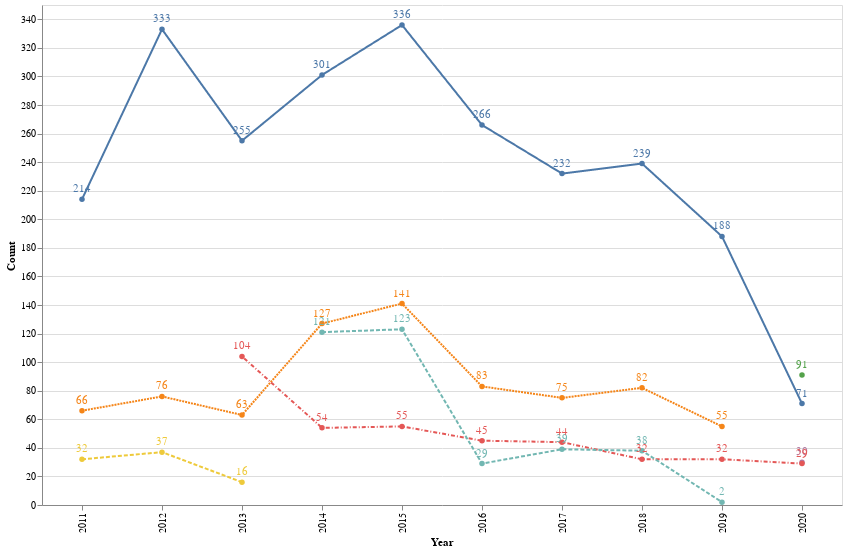

Notebook cell for this chart:
### Code cell
chart_field = alt.Chart(df_count_field).mark_line(point=True).encode(
    x='Year:O',
    y='Count',
    strokeDash=alt.StrokeDash('FieldAlias', legend=None),
    color=alt.Color('FieldAlias', sort=['Rhetoric/Composition', 'Generalist',
       'New Media and Digital Humanities', 'Community Colleges',
       'Humanities and Social Sciences Postdocs', 'TESOL/Applied Linguistics',
       'Communication and Media Studies']),
    tooltip=['Count'],
)

text = chart_field.mark_text(
    align='center',
    baseline='middle',
    dy=-10  # Nudges text to right so it doesn't appear on top of the bar
).encode(
    text='Count:Q'
)

# save(chart_field, '../assets/figures/rc-jobs-overall.svg')
# save(chart_field, '../assets/figures/rc-jobs-overall.png')

(chart_field+text).properties(height=500, width=800).interactive()

### Figure 1 — Vega-Lite specification as saved in the notebook (floating-point values rounded to 4 significant figures)
{"config": {"view": {"continuousWidth": 400, "continuousHeight": 300}}, "layer": [{"mark": {"type": "line", "point": true}, "encoding": {"color": {"type": "nominal", "field": "FieldAlias", "sort": ["Rhetoric/Composition", "Generalist", "New Media and Digital Humanities", "Community Colleges", "Humanities and Social Sciences Postdocs", "TESOL/Applied Linguistics", "Communication and Media Studies"]}, "strokeDash": {"type": "nominal", "field": "FieldAlias", "legend": null}, "tooltip": [{"type": "quantitative", "field": "Count"}], "x": {"type": "ordinal", "field": "Year"}, "y": {"type": "quantitative", "field": "Count"}}, "selection": {"selector003": {"type": "interval", "bind": "scales", "encodings": ["x", "y"]}}}, {"mark": {"type": "text", "align": "center", "baseline": "middle", "dy": -10}, "encoding": {"color": {"type": "nominal", "field": "FieldAlias", "sort": ["Rhetoric/Composition", "Generalist", "New Media and Digital Humanities", "Community Colleges", "Humanities and Social Sciences Postdocs", "TESOL/Applied Linguistics", "Communication and Media Studies"]}, "strokeDash": {"type": "nominal", "field": "FieldAlias", "legend": null}, "text": {"type": "quantitative", "field": "Count"}, "tooltip": [{"type": "quantitative", "field": "Count"}], "x": {"type": "ordinal", "field": "Year"}, "y": {"type": "quantitative", "field": "Count"}}}], "data": {"name": "data-976e8238d9f20605100ca11677a4b0c9"}, "height": 500, "width": 800, "$schema": "https://vega.github.io/schema/vega-lite/v4.8.1.json", "datasets": {"data-976e8238d9f20605100ca11677a4b0c9": [{"Year": 2011, "FieldAlias": "Generalist", "JobTitle": 66, "JobYear": 66, "JobLink": 62, "JobType": 66, "JobField": 66, "JobSource": 66, "JobLink_norm": 62, "Count": 66}, {"Year": 2011, "FieldAlias": "Rhetoric/Composition", "JobTitle": 214, "JobYear": 214, "JobLink": 191, "JobType": 214, "JobField": 214, "JobSource": 214, "JobLink_norm": 191, "Count": 214}, {"Year": 2011, "FieldAlias": "TESOL/Applied Linguistics", "JobTitle": 32, "JobYear": 32, "JobLink": 13, "JobType": 32, "JobField": 32, "JobSource": 32, "JobLink_norm": 13, "Count": 32}, {"Year": 2012, "FieldAlias": "Generalist", "JobTitle": 76, "JobYear": 76, "JobLink": 64, "JobType": 76, "JobField": 76, "JobSource": 76, "JobLink_norm": 64, "Count": 76}, {"Year": 2012, "FieldAlias": "Rhetoric/Composition", "JobTitle": 333, "JobYear": 333, "JobLink": 322, "JobType": 333, "JobField": 333, "JobSource": 333, "JobLink_norm": 322, "Count": 333}, {"Year": 2012, "FieldAlias": "TESOL/Applied Linguistics", "JobTitle": 37, "JobYear": 37, "JobLink": 37, "JobType": 37, "JobField": 37, "JobSource": 37, "JobLink_norm": 37, "Count": 37}, {"Year": 2013, "FieldAlias": "Generalist", "JobTitle": 63, "JobYear": 63, "JobLink": 59, "JobType": 63, "JobField": 63, "JobSource": 63, "JobLink_norm": 59, "Count": 63}, {"Year": 2013, "FieldAlias": "New Media and Digital Humanities", "JobTitle": 104, "JobYear": 104, "JobLink": 92, "JobType": 104, "JobField": 104, "JobSource": 104, "JobLink_norm": 92, "Count": 104}, {"Year": 2013, "FieldAlias": "Rhetoric/Composition", "JobTitle": 255, "JobYear": 255, "JobLink": 215, "JobType": 255, "JobField": 255, "JobSource": 255, "JobLink_norm": 215, "Count": 255}, {"Year": 2013, "FieldAlias": "TESOL/Applied Linguistics", "JobTitle": 16, "JobYear": 16, "JobLink": 10, "JobType": 16, "JobField": 16, "JobSource": 16, "JobLink_norm": 10, "Count": 16}, {"Year": 2014, "FieldAlias": "Community Colleges", "JobTitle": 121, "JobYear": 121, "JobLink": 119, "JobType": 121, "JobField": 121, "JobSource": 121, "JobLink_norm": 119, "Count": 121}, {"Year": 2014, "FieldAlias": "Generalist", "JobTitle": 127, "JobYear": 127, "JobLink": 118, "JobType": 127, "JobField": 127, "JobSource": 127, "JobLink_norm": 118, "Count": 127}, {"Year": 2014, "FieldAlias": "New Media and Digital Humanities", "JobTitle": 54, "JobYear": 54, "JobLink": 35, "JobType": 54, "JobField": 54, "JobSource": 54, "JobLink_norm": 35, "Count": 54}, {"Year": 2014, "FieldAlias": "Rhetoric/Composition", "JobTitle": 301, "JobYear": 301, "JobLink": 281, "JobType": 301, "JobField": 301, "JobSource": 301, "JobLink_norm": 281, "Count": 301}, {"Year": 2015, "FieldAlias": "Community Colleges", "JobTitle": 123, "JobYear": 123, "JobLink": 123, "JobType": 123, "JobField": 123, "JobSource": 123, "JobLink_norm": 123, "Count": 123}, {"Year": 2015, "FieldAlias": "Generalist", "JobTitle": 141, "JobYear": 141, "JobLink": 139, "JobType": 141, "JobField": 141, "JobSource": 141, "JobLink_norm": 139, "Count": 141}, {"Year": 2015, "FieldAlias": "New Media and Digital Humanities", "JobTitle": 55, "JobYear": 55, "JobLink": 51, "JobType": 55, "JobField": 55, "JobSource": 55, "JobLink_norm": 51, "Count": 55}, {"Year": 2015, "FieldAlias": "Rhetoric/Composition", "JobTitle": 336, "JobYear": 336, "JobLink": 328, "JobType": 336, "JobField": 336, "JobSource": 336, "JobLink_norm": 328, "Count": 336}, {"Year": 2016, "FieldAlias": "Community Colleges", "JobTitle": 29, "JobYear": 29, "JobLink": 29, "JobType": 29, "JobField": 29, "JobSource": 29, "JobLink_norm": 29, "Count": 29}, {"Year": 2016, "FieldAlias": "Generalist", "JobTitle": 83, "JobYear": 83, "JobLink": 79, "JobType": 83, "JobField": 83, "JobSource": 83, "JobLink_norm": 79, "Count": 83}, {"Year": 2016, "FieldAlias": "New Media and Digital Humanities", "JobTitle": 45, "JobYear": 45, "JobLink": 40, "JobType": 45, "JobField": 45, "JobSource": 45, "JobLink_norm": 40, "Count": 45}, {"Year": 2016, "FieldAlias": "Rhetoric/Composition", "JobTitle": 266, "JobYear": 266, "JobLink": 251, "JobType": 266, "JobField": 266, "JobSource": 266, "JobLink_norm": 251, "Count": 266}, {"Year": 2017, "FieldAlias": "Community Colleges", "JobTitle": 39, "JobYear": 39, "JobLink": 39, "JobType": 39, "JobField": 39, "JobSource": 39, "JobLink_norm": 39, "Count": 39}, {"Year": 2017, "FieldAlias": "Generalist", "JobTitle": 75, "JobYear": 75, "JobLink": 72, "JobType": 75, "JobField": 75, "JobSource": 75, "JobLink_norm": 72, "Count": 75}, {"Year": 2017, "FieldAlias": "New Media and Digital Humanities", "JobTitle": 44, "JobYear": 44, "JobLink": 44, "JobType": 44, "JobField": 44, "JobSource": 44, "JobLink_norm": 44, "Count": 44}, {"Year": 2017, "FieldAlias": "Rhetoric/Composition", "JobTitle": 232, "JobYear": 232, "JobLink": 224, "JobType": 232, "JobField": 232, "JobSource": 232, "JobLink_norm": 224, "Count": 232}, {"Year": 2018, "FieldAlias": "Community Colleges", "JobTitle": 38, "JobYear": 38, "JobLink": 38, "JobType": 38, "JobField": 38, "JobSource": 38, "JobLink_norm": 38, "Count": 38}, {"Year": 2018, "FieldAlias": "Generalist", "JobTitle": 82, "JobYear": 82, "JobLink": 78, "JobType": 82, "JobField": 82, "JobSource": 82, "JobLink_norm": 78, "Count": 82}, {"Year": 2018, "FieldAlias": "New Media and Digital Humanities", "JobTitle": 32, "JobYear": 32, "JobLink": 30, "JobType": 32, "JobField": 32, "JobSource": 32, "JobLink_norm": 30, "Count": 32}, {"Year": 2018, "FieldAlias": "Rhetoric/Composition", "JobTitle": 239, "JobYear": 239, "JobLink": 218, "JobType": 239, "JobField": 239, "JobSource": 239, "JobLink_norm": 218, "Count": 239}, {"Year": 2019, "FieldAlias": "Community Colleges", "JobTitle": 2, "JobYear": 2, "JobLink": 2, "JobType": 2, "JobField": 2, "JobSource": 2, "JobLink_norm": 2, "Count": 2}, {"Year": 2019, "FieldAlias": "Generalist", "JobTitle": 55, "JobYear": 55, "JobLink": 52, "JobType": 55, "JobField": 55, "JobSource": 55, "JobLink_norm": 52, "Count": 55}, {"Year": 2019, "FieldAlias": "New Media and Digital Humanities", "JobTitle": 32, "JobYear": 32, "JobLink": 29, "JobType": 32, "JobField": 32, "JobSource": 32, "JobLink_norm": 29, "Count": 32}, {"Year": 2019, "FieldAlias": "Rhetoric/Composition", "JobTitle": 188, "JobYear": 188, "JobLink": 177, "JobType": 188, "JobField": 188, "JobSource": 188, "JobLink_norm": 177, "Count": 188}, {"Year": 2020, "FieldAlias": "Communication and Media Studies", "JobTitle": 30, "JobYear": 30, "JobLink": 27, "JobType": 30, "JobField": 30, "JobSource": 30, "JobLink_norm": 27, "Count": 30}, {"Year": 2020, "FieldAlias": "Humanities and Social Sciences Postdocs", "JobTitle": 91, "JobYear": 91, "JobLink": 61, "JobType": 91, "JobField": 91, "JobSource": 91, "JobLink_norm": 61, "Count": 91}, {"Year": 2020, "FieldAlias": "New Media and Digital Humanities", "JobTitle": 29, "JobYear": 29, "JobLink": 23, "JobType": 29, "JobField": 29, "JobSource": 29, "JobLink_norm": 23, "Count": 29}, {"Year": 2020, "FieldAlias": "Rhetoric/Composition", "JobTitle": 71, "JobYear": 71, "JobLink": 59, "JobType": 71, "JobField": 71, "JobSource": 71, "JobLink_norm": 59, "Count": 71}]}}
